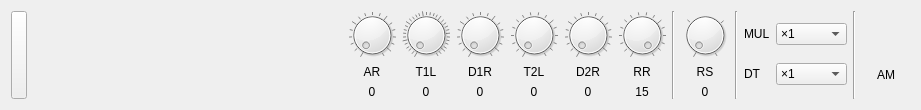
<?xml version="1.0" encoding="UTF-8"?>
<ui version="4.0">
 <class>OperatorWidget</class>
 <widget class="QWidget" name="OperatorWidget">
  <property name="geometry">
   <rect>
    <x>0</x>
    <y>0</y>
    <width>921</width>
    <height>110</height>
   </rect>
  </property>
  <property name="windowTitle">
   <string>Form</string>
  </property>
  <layout class="QHBoxLayout" name="horizontalLayout">
   <item>
    <widget class="QPushButton" name="resetButton">
     <property name="sizePolicy">
      <sizepolicy hsizetype="Minimum" vsizetype="Expanding">
       <horstretch>0</horstretch>
       <verstretch>0</verstretch>
      </sizepolicy>
     </property>
     <property name="minimumSize">
      <size>
       <width>16</width>
       <height>0</height>
      </size>
     </property>
     <property name="maximumSize">
      <size>
       <width>16</width>
       <height>16777215</height>
      </size>
     </property>
     <property name="text">
      <string/>
     </property>
    </widget>
   </item>
   <item>
    <widget class="EnvelopeDisplayWidget" name="envelopeDisplayWidget" native="true">
     <property name="sizePolicy">
      <sizepolicy hsizetype="Expanding" vsizetype="Preferred">
       <horstretch>0</horstretch>
       <verstretch>0</verstretch>
      </sizepolicy>
     </property>
     <property name="minimumSize">
      <size>
       <width>256</width>
       <height>1</height>
      </size>
     </property>
     <property name="maximumSize">
      <size>
       <width>16777215</width>
       <height>16777215</height>
      </size>
     </property>
     <property name="autoFillBackground">
      <bool>false</bool>
     </property>
    </widget>
   </item>
   <item>
    <layout class="QVBoxLayout" name="arLayout">
     <item>
      <widget class="QDial" name="arDial">
       <property name="sizePolicy">
        <sizepolicy hsizetype="Preferred" vsizetype="Preferred">
         <horstretch>0</horstretch>
         <verstretch>0</verstretch>
        </sizepolicy>
       </property>
       <property name="maximumSize">
        <size>
         <width>48</width>
         <height>48</height>
        </size>
       </property>
       <property name="maximum">
        <number>31</number>
       </property>
       <property name="wrapping">
        <bool>false</bool>
       </property>
       <property name="notchesVisible">
        <bool>true</bool>
       </property>
      </widget>
     </item>
     <item>
      <widget class="QLabel" name="arLabel">
       <property name="text">
        <string>AR</string>
       </property>
       <property name="alignment">
        <set>Qt::AlignCenter</set>
       </property>
      </widget>
     </item>
     <item>
      <widget class="QLabel" name="arValueLabel">
       <property name="text">
        <string>0</string>
       </property>
       <property name="alignment">
        <set>Qt::AlignCenter</set>
       </property>
      </widget>
     </item>
    </layout>
   </item>
   <item>
    <layout class="QVBoxLayout" name="t1lLayout">
     <item>
      <widget class="QDial" name="t1lDial">
       <property name="sizePolicy">
        <sizepolicy hsizetype="Preferred" vsizetype="Preferred">
         <horstretch>0</horstretch>
         <verstretch>0</verstretch>
        </sizepolicy>
       </property>
       <property name="maximumSize">
        <size>
         <width>48</width>
         <height>48</height>
        </size>
       </property>
       <property name="maximum">
        <number>127</number>
       </property>
       <property name="wrapping">
        <bool>false</bool>
       </property>
       <property name="notchesVisible">
        <bool>true</bool>
       </property>
      </widget>
     </item>
     <item>
      <widget class="QLabel" name="t1lLabel">
       <property name="text">
        <string>T1L</string>
       </property>
       <property name="alignment">
        <set>Qt::AlignCenter</set>
       </property>
      </widget>
     </item>
     <item>
      <widget class="QLabel" name="t1lValueLabel">
       <property name="text">
        <string>0</string>
       </property>
       <property name="alignment">
        <set>Qt::AlignCenter</set>
       </property>
      </widget>
     </item>
    </layout>
   </item>
   <item>
    <layout class="QVBoxLayout" name="d1rLayout">
     <item>
      <widget class="QDial" name="d1rDial">
       <property name="sizePolicy">
        <sizepolicy hsizetype="Preferred" vsizetype="Preferred">
         <horstretch>0</horstretch>
         <verstretch>0</verstretch>
        </sizepolicy>
       </property>
       <property name="maximumSize">
        <size>
         <width>48</width>
         <height>48</height>
        </size>
       </property>
       <property name="maximum">
        <number>31</number>
       </property>
       <property name="wrapping">
        <bool>false</bool>
       </property>
       <property name="notchesVisible">
        <bool>true</bool>
       </property>
      </widget>
     </item>
     <item>
      <widget class="QLabel" name="d1rLabel">
       <property name="text">
        <string>D1R</string>
       </property>
       <property name="alignment">
        <set>Qt::AlignCenter</set>
       </property>
      </widget>
     </item>
     <item>
      <widget class="QLabel" name="d1rValueLabel">
       <property name="text">
        <string>0</string>
       </property>
       <property name="alignment">
        <set>Qt::AlignCenter</set>
       </property>
      </widget>
     </item>
    </layout>
   </item>
   <item>
    <layout class="QVBoxLayout" name="t2lLayout">
     <item>
      <widget class="QDial" name="t2lDial">
       <property name="sizePolicy">
        <sizepolicy hsizetype="Preferred" vsizetype="Preferred">
         <horstretch>0</horstretch>
         <verstretch>0</verstretch>
        </sizepolicy>
       </property>
       <property name="maximumSize">
        <size>
         <width>48</width>
         <height>48</height>
        </size>
       </property>
       <property name="maximum">
        <number>15</number>
       </property>
       <property name="wrapping">
        <bool>false</bool>
       </property>
       <property name="notchesVisible">
        <bool>true</bool>
       </property>
      </widget>
     </item>
     <item>
      <widget class="QLabel" name="t2lLabel">
       <property name="text">
        <string>T2L</string>
       </property>
       <property name="alignment">
        <set>Qt::AlignCenter</set>
       </property>
      </widget>
     </item>
     <item>
      <widget class="QLabel" name="t2lValueLabel">
       <property name="text">
        <string>0</string>
       </property>
       <property name="alignment">
        <set>Qt::AlignCenter</set>
       </property>
      </widget>
     </item>
    </layout>
   </item>
   <item>
    <layout class="QVBoxLayout" name="d2rLayout">
     <item>
      <widget class="QDial" name="d2rDial">
       <property name="sizePolicy">
        <sizepolicy hsizetype="Preferred" vsizetype="Preferred">
         <horstretch>0</horstretch>
         <verstretch>0</verstretch>
        </sizepolicy>
       </property>
       <property name="maximumSize">
        <size>
         <width>48</width>
         <height>48</height>
        </size>
       </property>
       <property name="maximum">
        <number>31</number>
       </property>
       <property name="wrapping">
        <bool>false</bool>
       </property>
       <property name="notchesVisible">
        <bool>true</bool>
       </property>
      </widget>
     </item>
     <item>
      <widget class="QLabel" name="d2rLabel">
       <property name="text">
        <string>D2R</string>
       </property>
       <property name="alignment">
        <set>Qt::AlignCenter</set>
       </property>
      </widget>
     </item>
     <item>
      <widget class="QLabel" name="d2rValueLabel">
       <property name="text">
        <string>0</string>
       </property>
       <property name="alignment">
        <set>Qt::AlignCenter</set>
       </property>
      </widget>
     </item>
    </layout>
   </item>
   <item>
    <layout class="QVBoxLayout" name="rrLayout">
     <item>
      <widget class="QDial" name="rrDial">
       <property name="sizePolicy">
        <sizepolicy hsizetype="Preferred" vsizetype="Preferred">
         <horstretch>0</horstretch>
         <verstretch>0</verstretch>
        </sizepolicy>
       </property>
       <property name="maximumSize">
        <size>
         <width>48</width>
         <height>48</height>
        </size>
       </property>
       <property name="maximum">
        <number>15</number>
       </property>
       <property name="value">
        <number>15</number>
       </property>
       <property name="wrapping">
        <bool>false</bool>
       </property>
       <property name="notchesVisible">
        <bool>true</bool>
       </property>
      </widget>
     </item>
     <item>
      <widget class="QLabel" name="rrLabel">
       <property name="text">
        <string>RR</string>
       </property>
       <property name="alignment">
        <set>Qt::AlignCenter</set>
       </property>
      </widget>
     </item>
     <item>
      <widget class="QLabel" name="rrValueLabel">
       <property name="text">
        <string>15</string>
       </property>
       <property name="alignment">
        <set>Qt::AlignCenter</set>
       </property>
      </widget>
     </item>
    </layout>
   </item>
   <item>
    <widget class="Line" name="line_2">
     <property name="orientation">
      <enum>Qt::Vertical</enum>
     </property>
    </widget>
   </item>
   <item>
    <layout class="QVBoxLayout" name="rsLayout">
     <item>
      <widget class="QDial" name="rsDial">
       <property name="sizePolicy">
        <sizepolicy hsizetype="Preferred" vsizetype="Preferred">
         <horstretch>0</horstretch>
         <verstretch>0</verstretch>
        </sizepolicy>
       </property>
       <property name="maximumSize">
        <size>
         <width>48</width>
         <height>48</height>
        </size>
       </property>
       <property name="maximum">
        <number>3</number>
       </property>
       <property name="value">
        <number>0</number>
       </property>
       <property name="wrapping">
        <bool>false</bool>
       </property>
       <property name="notchesVisible">
        <bool>true</bool>
       </property>
      </widget>
     </item>
     <item>
      <widget class="QLabel" name="rsLabel">
       <property name="text">
        <string>RS</string>
       </property>
       <property name="alignment">
        <set>Qt::AlignCenter</set>
       </property>
      </widget>
     </item>
     <item>
      <widget class="QLabel" name="rsValueLabel">
       <property name="text">
        <string>0</string>
       </property>
       <property name="alignment">
        <set>Qt::AlignCenter</set>
       </property>
      </widget>
     </item>
    </layout>
   </item>
   <item>
    <widget class="Line" name="line">
     <property name="orientation">
      <enum>Qt::Vertical</enum>
     </property>
    </widget>
   </item>
   <item>
    <layout class="QGridLayout" name="mulDtLayout">
     <item row="0" column="0">
      <widget class="QLabel" name="mulLabel">
       <property name="text">
        <string>MUL</string>
       </property>
      </widget>
     </item>
     <item row="0" column="1">
      <widget class="QComboBox" name="mulComboBox">
       <property name="currentIndex">
        <number>1</number>
       </property>
       <item>
        <property name="text">
         <string>×1/2</string>
        </property>
       </item>
       <item>
        <property name="text">
         <string>×1</string>
        </property>
       </item>
       <item>
        <property name="text">
         <string>×2</string>
        </property>
       </item>
       <item>
        <property name="text">
         <string>×3</string>
        </property>
       </item>
       <item>
        <property name="text">
         <string>×4</string>
        </property>
       </item>
       <item>
        <property name="text">
         <string>×5</string>
        </property>
       </item>
       <item>
        <property name="text">
         <string>×6</string>
        </property>
       </item>
       <item>
        <property name="text">
         <string>×7</string>
        </property>
       </item>
       <item>
        <property name="text">
         <string>×8</string>
        </property>
       </item>
       <item>
        <property name="text">
         <string>×9</string>
        </property>
       </item>
       <item>
        <property name="text">
         <string>×10</string>
        </property>
       </item>
       <item>
        <property name="text">
         <string>×11</string>
        </property>
       </item>
       <item>
        <property name="text">
         <string>×12</string>
        </property>
       </item>
       <item>
        <property name="text">
         <string>×13</string>
        </property>
       </item>
       <item>
        <property name="text">
         <string>×14</string>
        </property>
       </item>
       <item>
        <property name="text">
         <string>×15</string>
        </property>
       </item>
      </widget>
     </item>
     <item row="1" column="0">
      <widget class="QLabel" name="dtLabel">
       <property name="text">
        <string>DT</string>
       </property>
      </widget>
     </item>
     <item row="1" column="1">
      <widget class="QComboBox" name="dtComboBox">
       <property name="currentIndex">
        <number>3</number>
       </property>
       <item>
        <property name="text">
         <string>×(1-3ε)</string>
        </property>
       </item>
       <item>
        <property name="text">
         <string>×(1-2ε)</string>
        </property>
       </item>
       <item>
        <property name="text">
         <string>×(1-ε)</string>
        </property>
       </item>
       <item>
        <property name="text">
         <string>×1</string>
        </property>
       </item>
       <item>
        <property name="text">
         <string>×(1+ε)</string>
        </property>
       </item>
       <item>
        <property name="text">
         <string>×(1+2ε)</string>
        </property>
       </item>
       <item>
        <property name="text">
         <string>×(1+3ε)</string>
        </property>
       </item>
      </widget>
     </item>
    </layout>
   </item>
   <item>
    <widget class="Line" name="line_3">
     <property name="orientation">
      <enum>Qt::Vertical</enum>
     </property>
    </widget>
   </item>
   <item>
    <layout class="QVBoxLayout" name="amLayout">
     <property name="topMargin">
      <number>9</number>
     </property>
     <item>
      <widget class="LED" name="amLed" native="true">
       <property name="minimumSize">
        <size>
         <width>48</width>
         <height>16</height>
        </size>
       </property>
       <property name="maximumSize">
        <size>
         <width>48</width>
         <height>16</height>
        </size>
       </property>
       <property name="sizeIncrement">
        <size>
         <width>0</width>
         <height>0</height>
        </size>
       </property>
      </widget>
     </item>
     <item>
      <widget class="QLabel" name="amLabel">
       <property name="minimumSize">
        <size>
         <width>48</width>
         <height>0</height>
        </size>
       </property>
       <property name="maximumSize">
        <size>
         <width>16777215</width>
         <height>30</height>
        </size>
       </property>
       <property name="text">
        <string>AM</string>
       </property>
       <property name="alignment">
        <set>Qt::AlignCenter</set>
       </property>
      </widget>
     </item>
    </layout>
   </item>
  </layout>
 </widget>
 <customwidgets>
  <customwidget>
   <class>LED</class>
   <extends>QWidget</extends>
   <header>channelswidget/channelwidget/led.h</header>
   <container>1</container>
  </customwidget>
  <customwidget>
   <class>EnvelopeDisplayWidget</class>
   <extends>QWidget</extends>
   <header>fmwidget/envelopedisplaywidget.h</header>
   <container>1</container>
  </customwidget>
 </customwidgets>
 <resources/>
 <connections/>
</ui>
